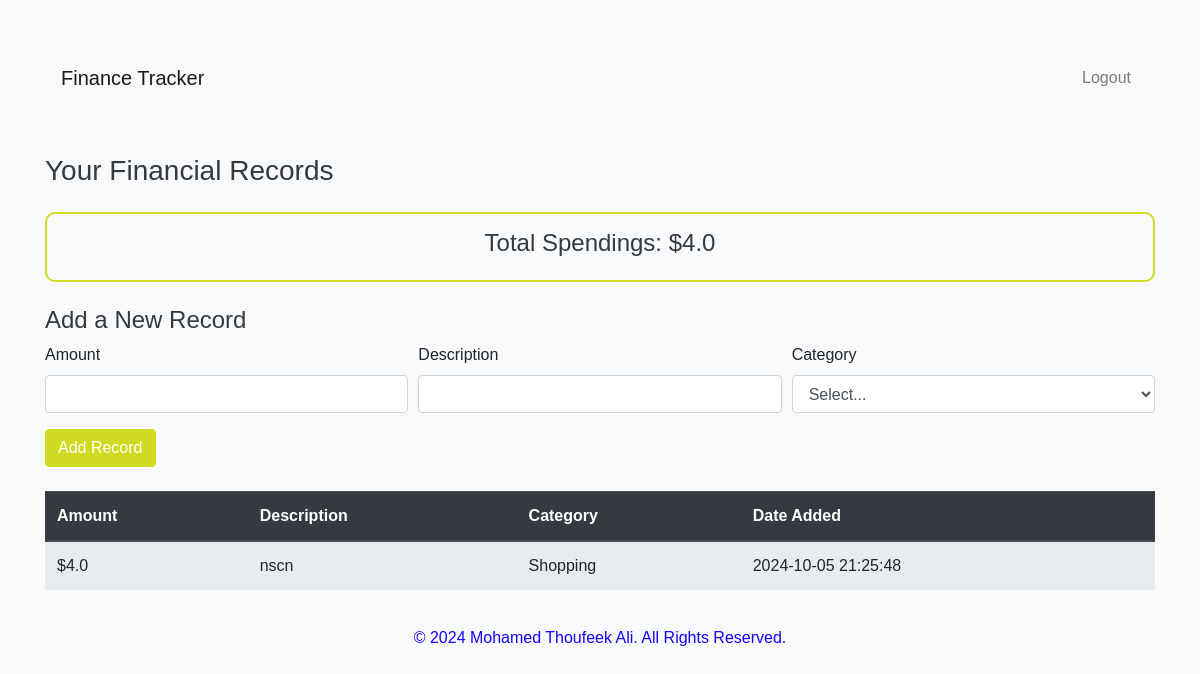
Page /dashboard (signed in) on the earlier database version.
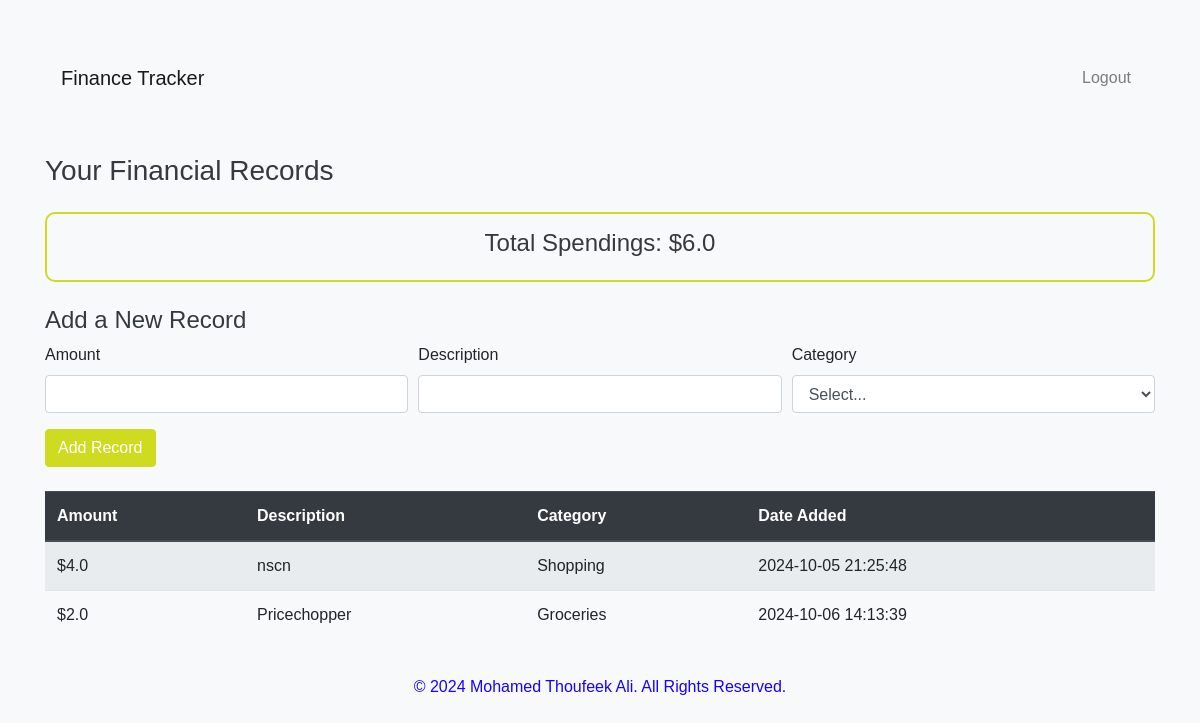
Same page on the later database version.
### app.py (models this page shows, shortened)
class FinanceRecord(db.Model):
    id = db.Column(db.Integer, primary_key=True)
    amount = db.Column(db.Float, nullable=False)
    description = db.Column(db.String(150), nullable=False)
    category = db.Column(db.String(50), nullable=False)
    date_added = db.Column(db.DateTime, default=datetime.utcnow)  # Automatically set the current date and time
    user_id = db.Column(db.Integer, db.ForeignKey('user.id'), nullable=False)
    user = db.relationship('User', backref='records')

### app.py (the view)
@app.route('/dashboard')
@login_required
def dashboard():
    records = FinanceRecord.query.filter_by(user_id=current_user.id).all()
    total_spendings = sum(record.amount for record in records)
    return render_template('dashboard.html', records=records, total_spendings=total_spendings)

### app.py (called while the page is built)
@login_manager.user_loader
def load_user(user_id):
    return User.query.get(int(user_id))

### templates/dashboard.html (shortened to what this page needs)
{% extends 'base.html' %}
{% block content %}
<h3 class="mt-5">Your Financial Records</h3>
<div class="total-spendings mt-4">
    <h4>Total Spendings: ${{ total_spendings }}</h4>
</div>
<form method="POST" action="{{ url_for('add_record') }}" class="mt-4">
    <h4>Add a New Record</h4>
    <div class="form-row">
        <div class="form-group col-md-4">
            <label for="amount">Amount</label>
            <input type="number" name="amount" class="form-control" required>
        </div>
        <div class="form-group col-md-4">
            <label for="description">Description</label>
            <input type="text" name="description" class="form-control" required>
        </div>
        <div class="form-group col-md-4">
            <label for="category">Category</label>
            <select name="category" class="form-control" required>
                <option value="">Select...</option>
            </select>
        </div>
    </div>
    <button type="submit" class="btn btn-success">Add Record</button>
</form>
<table class="table table-striped mt-4">
    <thead class="thead-dark">
        <tr>
            <th>Amount</th>
            <th>Description</th>
            <th>Category</th>
            <th>Date Added</th>
        </tr>
    </thead>
    <tbody>
        {% for record in records %}
            <tr>
                <td>${{ record.amount }}</td>
                <td>{{ record.description }}</td>
                <td>{{ record.category }}</td>
                <td>{{ record.date_added.strftime('%Y-%m-%d %H:%M:%S') }}</td>
            </tr>
        {% endfor %}
    </tbody>
</table>
{% endblock %}

### templates/base.html (shortened to what this page needs)
<!DOCTYPE html>
<html lang="en">
<head>
    <link rel="stylesheet" href="https://stackpath.bootstrapcdn.com/bootstrap/4.5.2/css/bootstrap.min.css">
    <link rel="stylesheet" href="{{ url_for('static', filename='styles.css') }}">
</head>
<body>
    <div class="container">
        <nav class="navbar navbar-expand-lg navbar-light bg-light">
            <a class="navbar-brand" href="{{ url_for('dashboard') }}">Finance Tracker</a>
            <div class="collapse navbar-collapse">
                <ul class="navbar-nav ml-auto">
                    {% if current_user.is_authenticated %}
                        <li class="nav-item">
                            <a class="nav-link" href="{{ url_for('logout') }}">Logout</a>
                        </li>
                    {% else %}
                        <li class="nav-item">
                            <a class="nav-link" href="{{ url_for('login') }}">Login</a>
                        </li>
                    {% endif %}
                </ul>
            </div>
        </nav>
        <div class="mt-3">
            {% block content %}{% endblock %}
        </div>
    </div>
    <footer>
        <p style="color: rgb(23, 2, 252);">&copy; 2024 Mohamed Thoufeek Ali. All Rights Reserved.</p>
    </footer>
</body>
</html>

### static/styles.css (style rules this page uses)
body { background-color: #f8f9fa; font-family: 'Arial', sans-serif; }
h2, h3, h4 { color: #343a40; }
.container { margin-top: 50px; }
.table { margin-top: 20px; }
.table-striped tbody tr:nth-of-type(odd) { background-color: #e9ecef; }
.total-spendings { background-color: #f8f9fa; padding: 15px; border: 2px solid #cedb21; border-radius: 10px; margin-bottom: 20px; font-size: 1.5rem; font-weight: bold; color: #333; text-align: center; }
.btn-success { background-color: #cedb21; border-color: #cedb21; }
footer { text-align: center; padding: 20px; }

Differences in the rows shown:
added FinanceRecord: amount "2.0", description "Pricechopper", category "Groceries", date_added "2024-10-06 14:13:39"
Other differences:
{{ total_spendings }}: "4.0" → "6.0"
